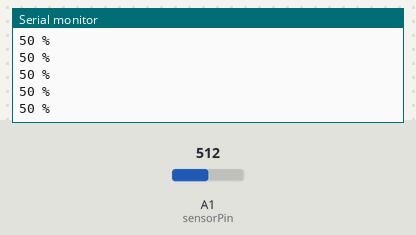
This sketch was run on a simulated Arduino Uno, built with avr-gcc and run on an emulated ATmega328P. Parts: the last lines printed to the serial monitor. The inputs (shaded band) are chosen by the test bench; at power-on: A1 (sensorPin) = 512.

Above: at 1.2 s.
1.3 s: A1 (sensorPin) set to 716
At 2.3 s:
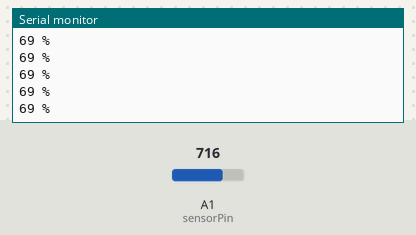
4.3 s: A1 (sensorPin) set to 900
At 5.0 s:
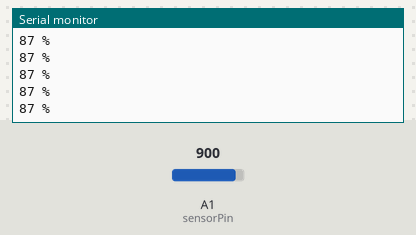
Timing chart, 0 to 7.3 s (numbered marks = the images above; inputs shaded):
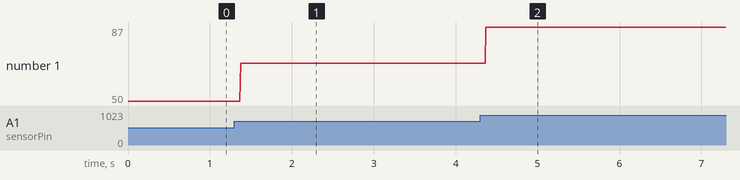

Measured:
- after the input at 1.3 s, the serial monitor: prints a new line after 0.07 s (image 1)
- after the input at 4.3 s, the serial monitor: prints a new line after 0.07 s (image 2)
- plotted number 1: 50 → 69 after the input at 1.3 s, 69 → 87 after the input at 4.3 s

The sketch:

sensordegas.ino
```cpp
int sensorPin = A1;
int sensorValue = 0;
int sensorValuePorc;
void setup() {
 Serial.begin(9600);
 pinMode(sensorPin, INPUT);
}
void loop() {
 sensorValue = analogRead(sensorPin);
 sensorValuePorc = map(sensorValue,0,1023,0,100);
 Serial.print(sensorValuePorc);
 Serial.println(" %");


}
```
